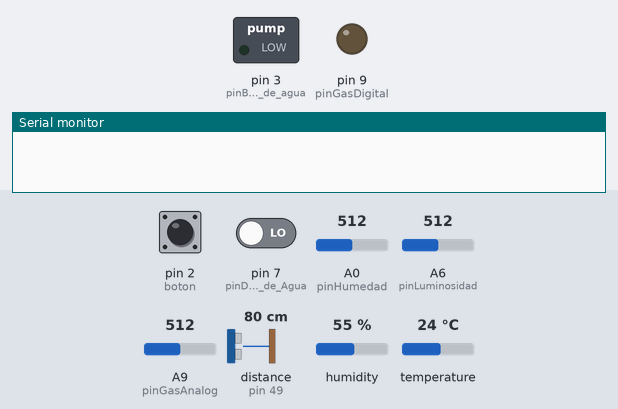
Bench run of a sketch on a simulated Arduino Mega 2560, built with avr-gcc and run on an emulated ATmega2560. Shown: switched loads named in the sketch (green lamp = pin HIGH), output pins drawn as LEDs (lit = HIGH), the last lines printed to the serial monitor. The inputs (shaded band) are chosen by the test bench; at power-on: A0 (pinHumedad) = 512, pin 2 (boton) LOW, pin 7 (pinDetector_de_Agua) LOW, A6 (pinLuminosidad) = 512, A9 (pinGasAnalog) = 512, distance to the obstacle (sensor on pin 49) 80 cm, humidity 55 %, temperature 24 °C. The echo pulse lasts 58.3 µs per cm.

Above: at 1.2 s.
1.3 s: A0 (pinHumedad) set to 505
At 2.5 s:
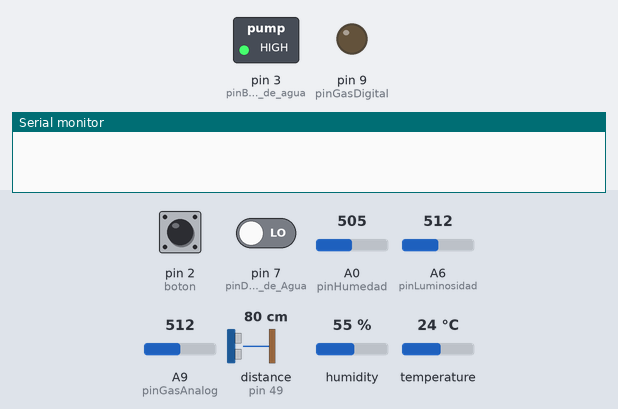
2.8 s: A0 (pinHumedad) set to 522
At 3.5 s:
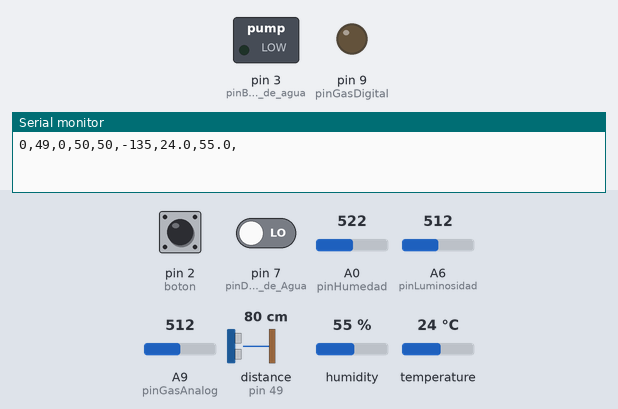
8.0 s: A0 (pinHumedad) set to 502
At 8.7 s:
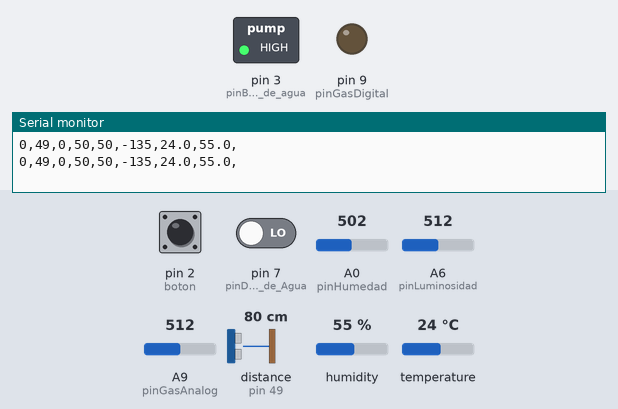
Timing chart, 0 to 11.0 s (numbered marks = the images above; inputs shaded):
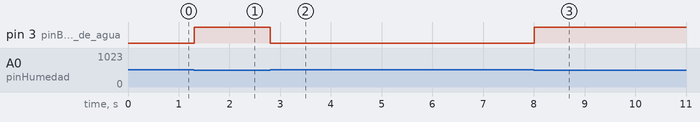

Measured:
- the behaviour switches between 512 and 511 on A0 (pinHumedad) (found by bisection; images 0 and 1)
- after the input at 1.3 s, pin 3 (pinBomba_de_agua): LOW → HIGH at once
- after the input at 2.8 s, pin 3 (pinBomba_de_agua): HIGH → LOW at once
- after the input at 8.0 s, pin 3 (pinBomba_de_agua): LOW → HIGH at once

The sketch:

proyecto_bueno_de_arduino.ino
```cpp
//proyecto final de las plantas de dani
//6. librerias sensor de ultrasonido
#include<NewPing.h>
//7. librerias temperatura
#include "DHT.h"

//0 Temporizador y bomba
int tempo = 0;
int  pinBomba_de_agua = 3;
bool bomba_activa = false;
bool estadoBomba = false;

//1 variables boton
int  boton = 2;

//2 variables humedad

int pinHumedad = A0;

//3 variables Detector de Agua
const int pin = 0;
int pinDetector_de_Agua = 7;

//4 variables Luminosidad
int pinLuminosidad = A6;

//5 variables Sensor de gases
int pinGasDigital = 9;
int pinGasAnalog = A9;

//6 variables Ultrasonido
int PinTrigger = 53;
int pinEcho = 49;

//7 variables Temperatura
int pinTemperatura = 11;

//6 Ultrasonido. Define altura
NewPing ultrasonido (PinTrigger,pinEcho,200);
// 7 Temperatura Define
DHT temperatura(pinTemperatura,DHT11);

void setup() {
  //1 bombas
  pinMode(pinBomba_de_agua,OUTPUT);
  pinMode(boton,INPUT);
  //3 Detector de Agua
  pinMode(pinDetector_de_Agua, INPUT);  //definir pin como entrada
  //5 Sensor de gases
  pinMode (pinGasDigital,OUTPUT);// define ledPin una salida
  //6 Ultrasonido
  pinMode (PinTrigger,OUTPUT); //manda señal
  pinMode (pinEcho,INPUT); // recibe la señal del trigger
  //7 Temperatura
  pinMode (pinTemperatura,INPUT);// lee informacion de la temperatura
  temperatura.begin();
  Serial.begin(9600);
  attachInterrupt(digitalPinToInterrupt(boton), encenderBomba, CHANGE);
}

void loop()
{
//0 Temporizador
tempo = tempo + 1; //Sumar +1 al temporizador
//2 Humedad
int calcular2 = map(analogRead(pinHumedad), 0, 1023, 100, 0);
//3 Sensor de Agua
int Agua = digitalRead(pinDetector_de_Agua) ;
//4 Luminosidad
int calcular4 = map(analogRead(pinLuminosidad), 0, 1023, 100, 0);
//5 Gases
int calcular5 = map(analogRead(pinGasAnalog), 0, 1023, 0, 100);
//6
int calcular7 = map(ultrasonido.ping_cm(), 1, 35, 100, 0);
//2 Sensor de humedad
if (bomba_activa == false) {
if (analogRead(pinHumedad)>=512)
{
  digitalWrite(pinBomba_de_agua,LOW);
  }
  else
  {
    digitalWrite(pinBomba_de_agua,HIGH);
    }
}
//7 Temperatura
float h = temperatura.readHumidity();//lee la humedad usando el metodo readHumidity
float t = temperatura.readTemperature();//lee la temperatura usando el metodo ReadTemperature

// python
  if (tempo > 200) {
    //0. Bonba de agua
    Serial.print(digitalRead(pinBomba_de_agua));
    Serial.print(",");
    // 2.Humedad de tierra
    Serial.print(calcular2);
    Serial.print(",");
    // 3. Detector de agua
    Serial.print(digitalRead(pinDetector_de_Agua));
    Serial.print(",");
    // 4. Luminosidad
    Serial.print(calcular4);
    Serial.print(",");
    // 5. gases
    Serial.print(calcular5);
    Serial.print(",");
    // 6. Nivel de agua ULTRASONIDO
    Serial.print(calcular7);
    Serial.print(",");
    // 7. Temperatura
    Serial.print(t, 1);
    Serial.print(",");
    Serial.print(h, 1);
    Serial.print(",");
     // Phyton
    Serial.print("\r\n");
    tempo = 0;
}
    delay(10); //tiempo
}

//1boton
void encenderBomba() {
  if (bomba_activa == false) {
    bomba_activa = true;
    digitalWrite(pinBomba_de_agua, LOW);
  } else {
    bomba_activa = false;
    digitalWrite(pinBomba_de_agua, HIGH);
  }
}
```
